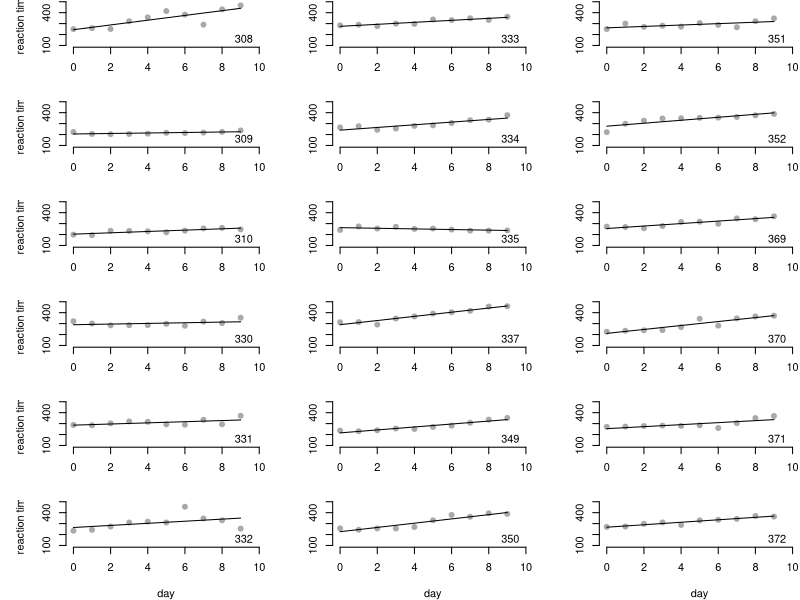

This figure's R source:
###############################################################################
# Script for replicating example 3 in 
# "Bayesian inference for mixed effects models with heterogeneity"
#
# Plotting the data
#
# (c) Johan Dahlin 2016 ( johan.dahlin (at) liu.se )
###############################################################################

library("RColorBrewer")
plotColors = rep(brewer.pal(8, "Dark2"),4)
library("lme4")
str(sleepstudy)

###############################################################################
# Plot the data
###############################################################################

#cairo_pdf("~/projects/dpm-panel2015/paper/dpm-panel2015-draft1/figures/example3-data.pdf", width=8, height=10)
layout(matrix(1:18, 6, 3, byrow = FALSE)) 
par(mar=c(4,5,0,0))

for ( ii in 1:18 ) {
  id  <- as.numeric(names(table(sleepstudy$Subject))[ii])
  d   <- sleepstudy[which(sleepstudy$Subject == id ),]
  res <- lm(d$Reaction~d$Days)
  
  if ( ii < 6 ) {
    plot(d$Days, d$Reaction, type="p", pch=19, col="darkgrey",  
         ylim=c(100,500), bty="n", ylab = "reaction time", xlab="", xlim=c(0,10) )
    lines( d$Days, res$coefficients[1] + res$coefficients[2] * d$Days, 
           col="black")
  } 

  if ( ii == 6 ) {
    plot(d$Days, d$Reaction, type="p", pch=19, col="darkgrey", 
         ylim=c(100,500), bty="n", xlab = "day", xlim=c(0,10),
         ylab = "reaction time" )
    lines( d$Days, res$coefficients[1] + res$coefficients[2] * d$Days, 
           col="black") 
  }
    
  if ( ( ii > 6 ) && ( ii %% 6 != 0 ) ) {
    plot(d$Days, d$Reaction, type="p", pch=19, col="darkgrey", 
         ylim=c(100,500), bty="n", xlab = "", ylab = "", xlim=c(0,10))
  lines( d$Days, res$coefficients[1] + res$coefficients[2] * d$Days, 
         col="black") 
  }

  if ( ( ii > 6 ) && ( ii %% 6 == 0 ) ) {
    plot(d$Days, d$Reaction, type="p", pch=19, col="darkgrey", 
         ylim=c(100,500), bty="n", xlab = "day",ylab="", xlim=c(0,10))
    lines( d$Days, res$coefficients[1] + res$coefficients[2] * d$Days, 
           col="black") 
  }  
  
  text(10, 150, pos=2, labels=id)
}
#dev.off()

###############################################################################
# End of file
###############################################################################